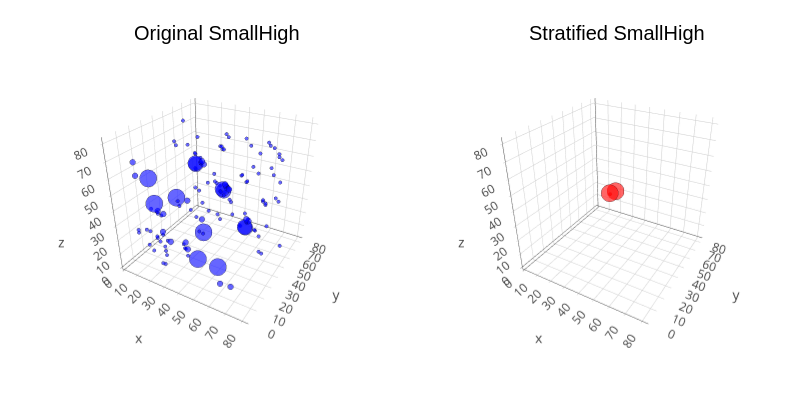

Source (notebook cell):
### Code cell
process_high_school_hypergraph(80; number_label=5)
